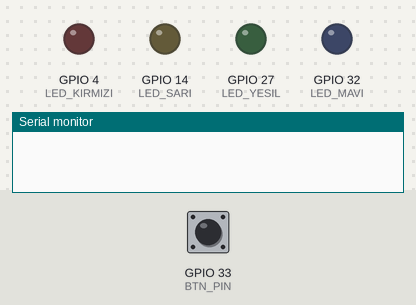
A sketch run on a simulated ESP32. Parts: output pins drawn as LEDs (lit = HIGH), the last lines printed to the serial monitor. Dashed ring = blinking. Inputs (shaded band) come from the test bench; at power-on: GPIO 33 (BTN_PIN) HIGH.

Above: at 1.2 s.
1.3 s: GPIO 33 (BTN_PIN) pulled LOW for 0.15 s
At 1.7 s:
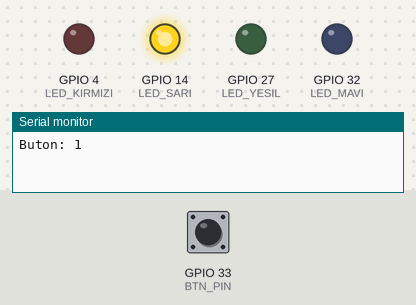
3.3 s: GPIO 33 (BTN_PIN) pulled LOW for 1 s
At 5.7 s:
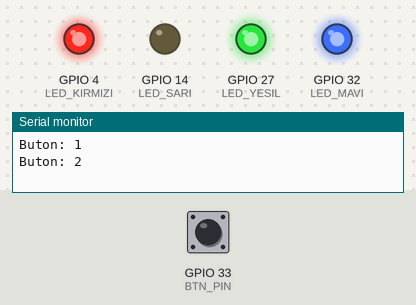
7.3 s: GPIO 33 (BTN_PIN) pulled LOW for 3.2 s
At 7.7 s:
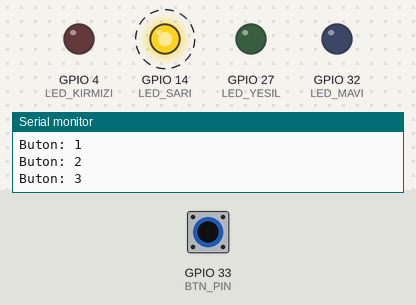
Timing chart, 0 to 11.3 s (numbered marks = the images above; inputs shaded):
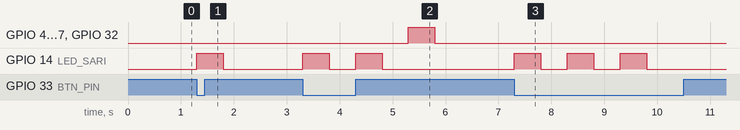

Measured:
- after the input at 1.3 s, GPIO 14 (LED_SARI): LOW → HIGH at once, → LOW 0.50 s later
- after the input at 3.3 s, GPIO 4 (LED_KIRMIZI), GPIO 27 (LED_YESIL), GPIO 32 (LED_MAVI): LOW → HIGH after 2.0 s, → LOW 0.50 s later; GPIO 14 (LED_SARI): alternates HIGH for 0.50 s and LOW for 0.50 s, 4 changes in all, then stays LOW, starting at once
- after the input at 7.3 s, GPIO 14 (LED_SARI): alternates HIGH for 0.50 s and LOW for 0.50 s, 6 changes in all, then stays LOW, starting at once

The sketch:

dugme_numarali_led.ino
```cpp
const int BTN_PIN = 33;
const int LED_SARI = 14;
const int LED_YESIL = 27;
const int LED_MAVI= 32;
const int LED_KIRMIZI= 4;
unsigned long sayac=0;


void setup() {
  Serial.begin(115200);
  pinMode(BTN_PIN, INPUT_PULLUP);
  pinMode(LED_SARI, OUTPUT);
  pinMode(LED_MAVI, OUTPUT);
  pinMode(LED_YESIL, OUTPUT);
  pinMode(LED_KIRMIZI, OUTPUT);
  digitalWrite(LED_SARI, LOW);
  digitalWrite(LED_MAVI, LOW);
  digitalWrite(LED_YESIL, LOW);
  digitalWrite(LED_KIRMIZI, LOW);
}

void loop() {
  if (digitalRead(BTN_PIN) == LOW) {   // butona basıldı
    sayac++;
    Serial.print("Buton: "); Serial.println(sayac);

    // --- SARI LED: sayac kadar yanıp sönsün (1..5 arası) ---
    int n = sayac;
    if (n < 1) n = 1;
    if (n > 5) n = 5;
    for (int i = 0; i < n; i++) {
      digitalWrite(LED_SARI, HIGH); delay(500);
      digitalWrite(LED_SARI, LOW);  delay(500);
    }


    if (sayac % 2 == 0) {
      digitalWrite(LED_YESIL, HIGH);
      digitalWrite(LED_KIRMIZI, HIGH);
      digitalWrite(LED_MAVI, HIGH);
      delay(500);
      digitalWrite(LED_YESIL, LOW);
      digitalWrite(LED_KIRMIZI, LOW);
      digitalWrite(LED_MAVI, LOW);
    }

    // basılı tutarken tekrar saymasın (debounce)
    while (digitalRead(BTN_PIN) == LOW) { delay(10); }
    delay(150);
  }
}
```
